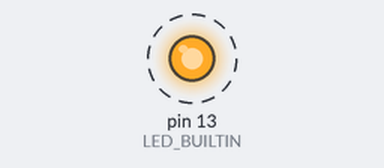
Bench run of a sketch on a simulated Arduino Uno, built with avr-gcc and run on an emulated ATmega328P. Shown: output pins drawn as LEDs (lit = HIGH). Dashed ring = blinking. What the sketch prints to the serial monitor is not drawn.

Above: at 0.12 s.
Timing chart, 0 to 3.0 s (numbered marks = the images above):
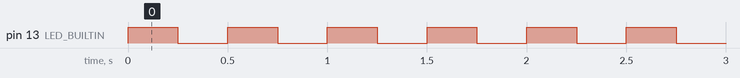

Measured:
- by itself, pin 13 (LED_BUILTIN): alternates HIGH for 0.25 s and LOW for 0.25 s

The sketch:

blink.ino
```cpp
// Toolchain smoke test: proves compile -> upload -> serial read works end to end.

void setup() {
  pinMode(LED_BUILTIN, OUTPUT);
  Serial.begin(115200);
  // The USB CDC port only carries data once the host opens it, so wait for it.
  while (!Serial) {
  }
  Serial.println("READY,blink");
}

void loop() {
  digitalWrite(LED_BUILTIN, HIGH);
  delay(250);
  digitalWrite(LED_BUILTIN, LOW);
  delay(250);
}
```
